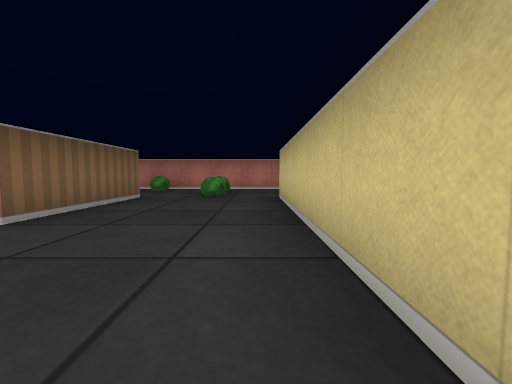
[1] (above)

16 first-person views from a walk through a cub3D maze. The camera is about half as high as the walls, tilts 4° down and sees 90° across. The floor is counted in squares. Each view is taken from the middle of a square. On the plan, view 1 faces up. The plan holds only what a view shows up to about 9 squares ahead; the rest is blank. The place goes on beyond the plan.

[2]
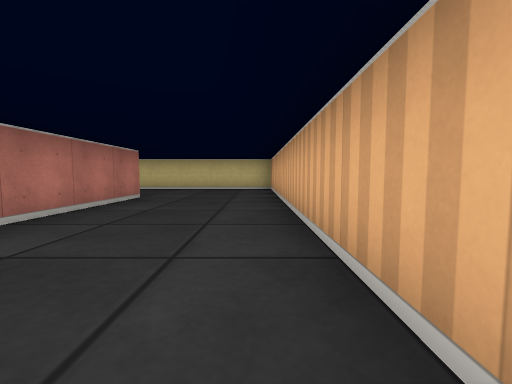

[3]
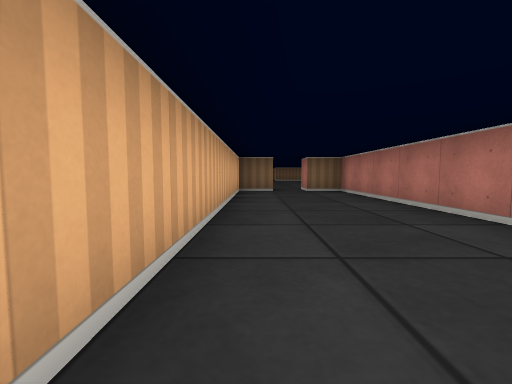

[4]
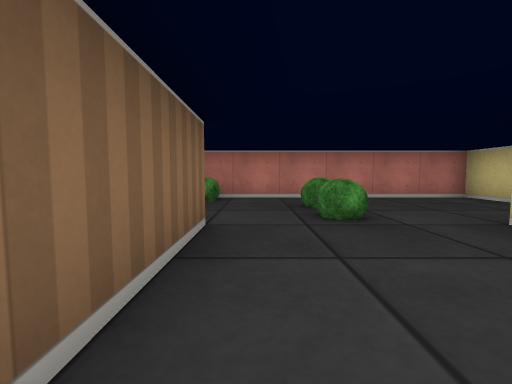

[5]
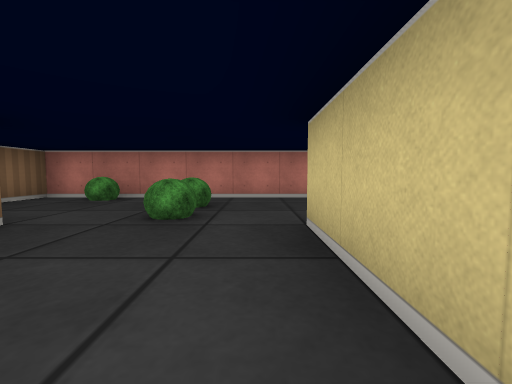

[6]
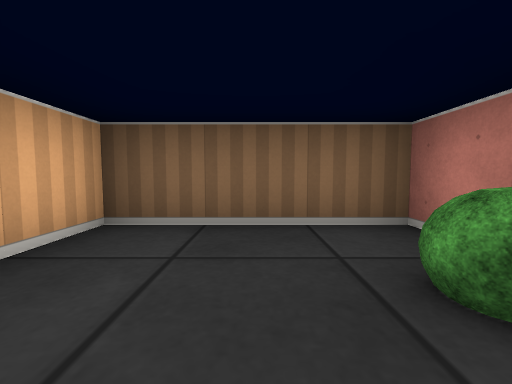

[7]
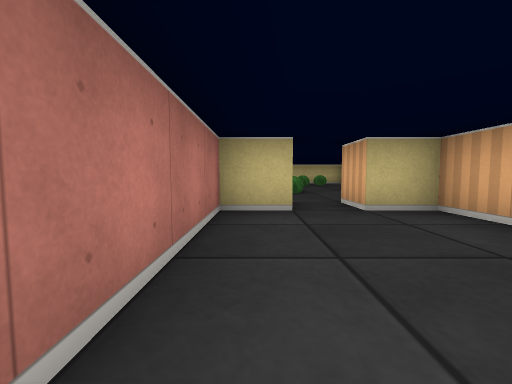

[8]
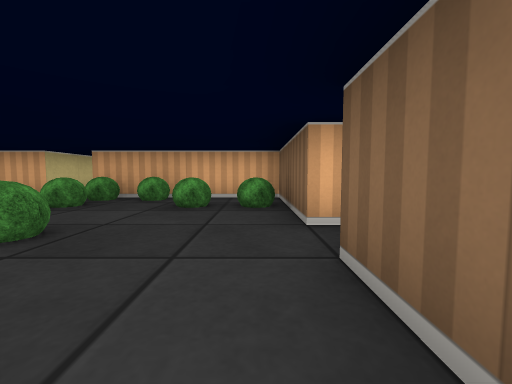

[9]
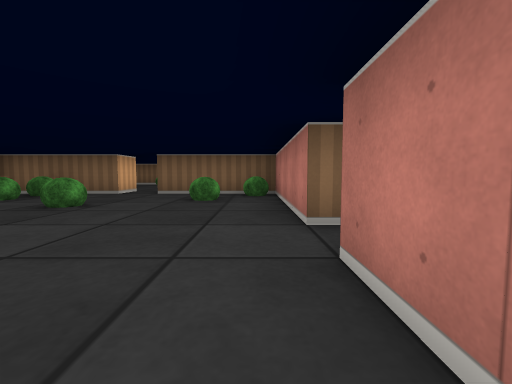

[10]
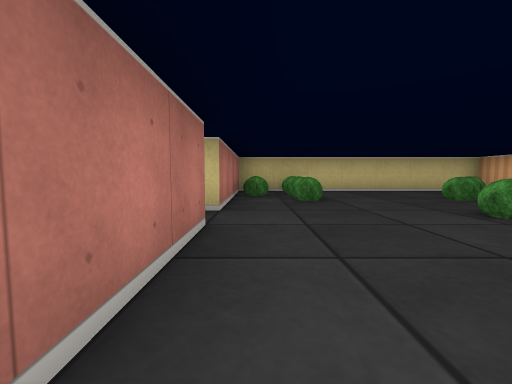

[11]
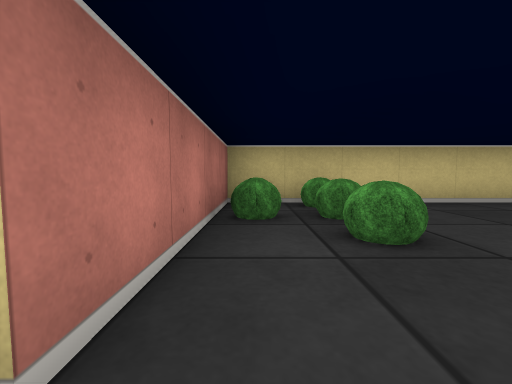

[12]
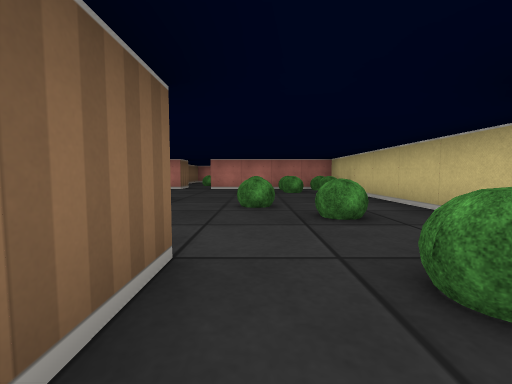

[13]
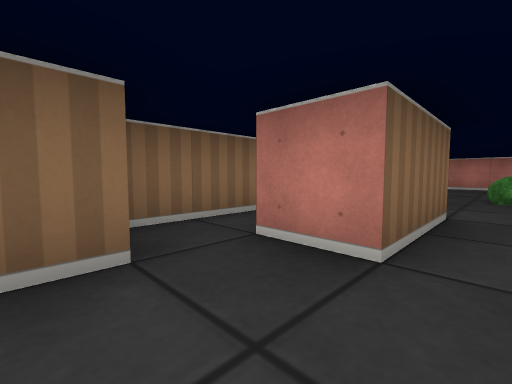

[14]
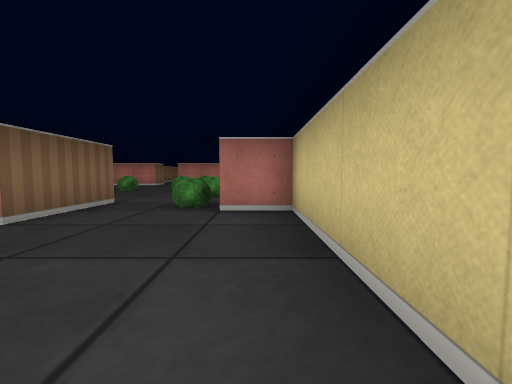

[15]
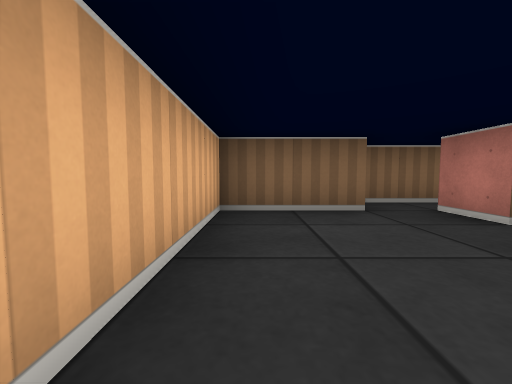

[16]
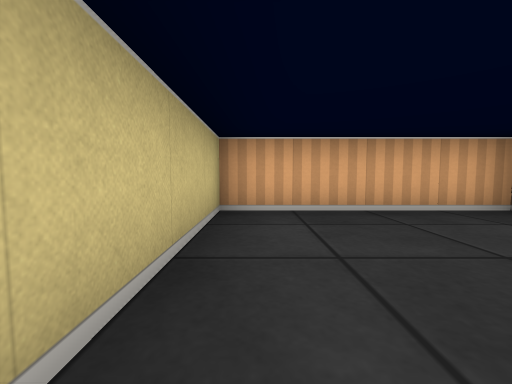

### Floor plan
Points are (right, up) in squares from view 1. A wall is a line through its corners. A room is listed if a view was taken in it or the views show most of it. See-through windows are left out.
Room 1 (views 1, 2, 3, 4, 5, 6, 7)
walls: (-2.5, 5.5) (-2.5, 2.5) (-9.5, 2.5) (-9.5, 1.5); (1.4, 5.5) (2.5, 5.5) (2.5, 6.5) (3.5, 6.5); (2.5, 7.4) (2.5, 8.5) (-4.5, 8.5) (-4.5, 5.5) (-3.4, 5.5); (-9.5, 0.5) (-9.5, -0.5) (0.5, -0.5) (0.5, 5.5)
ways out: opening at (3, 7) to room 2; opening at (-10, 1)
objects: bush (-3, 8); bush (-1, 6); bush (-1, 7)
Room 2 (views 8, 9, 10, 11)
walls: (8.5, 3.5) (9.5, 3.5); (7.5, 11) (7.5, 10.5) (3.5, 10.5) (3.5, 7.5); (3.5, 6.5) (3.5, 3.5) (7.5, 3.5); (11.5, 3.5) (12.5, 3.5) (12.5, 10.5) (8.5, 10.5)
ways out: opening at (3, 7) to room 1; opening at (8, 2.5) to room 3; opening at (10.5, 3) to room 3; opening at (8, 11)
objects: bush (4, 5); bush (4, 10); bush (5, 5); bush (5, 9); bush (6, 4); bush (6, 7); bush (7, 4); bush (7, 5); bush (8, 7); bush (10, 6); bush (10, 9); bush (11, 5); bush (11, 9); bush (11, 10); bush (12, 9); other object (12, 10)
Room 3 (views 12, 13, 14, 15, 16)
walls: (8.5, 0.6) (8.5, -1.5) (12.5, -1.5) (12.5, 2.5) (11.5, 2.5); (8.5, 1.9) (8.5, 3.5); (9.5, 3.5) (9.5, 1.5) (8.5, 1.5); (7.5, 2.5) (7.5, 0.8)
ways out: opening at (8, 2.5) to room 2; opening at (10.5, 3) to room 2
objects: bush (11, 3)

Where each view was taken, in squares from view 1:
view 1: 0 up, 0 right, facing up
view 2: 0 up, 8 left, facing right
view 3: 0 up, 2 left, facing left
view 4: 3 up, 2 left, facing up
view 5: 3 up, 0 right, facing up
view 6: 7 up, 2 left, facing left
view 7: 8 up, 1 left, facing right
view 8: 9 up, 4 right, facing down
view 9: 10 up, 10 right, facing left
view 10: 10 up, 5 right, facing right
view 11: 10 up, 8 right, facing right
view 12: 2 up, 10 right, facing up
view 13: 0 up, 10 right, facing up-left
view 14: 1 down, 12 right, facing up
view 15: 1 down, 12 right, facing left
view 16: 2 up, 12 right, facing down
